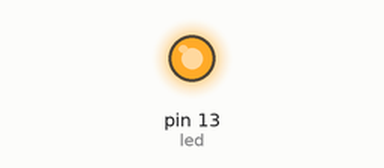
The sketch below on a simulated Arduino Uno, built with avr-gcc and run on an emulated ATmega328P. On the bench: output pins drawn as LEDs (lit = HIGH).

Above: at 0.2 s.
At 4.4 s:
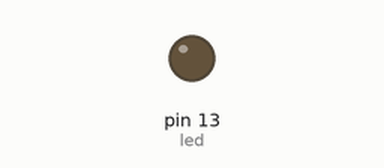
Timing chart, 0 to 5.8 s (numbered marks = the images above):
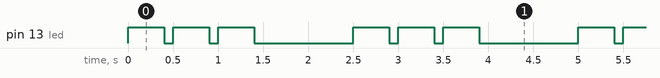

Measured:
- by itself, pin 13 (led): repeats every 2.5 s: 2 × (LOW 0.10 s, HIGH 0.40 s), LOW 1.1 s, HIGH 0.40 s
- by itself, everything shown: repeats every 2.5 s, in 6 steps

The sketch:

led_pz1.ino
```cpp
// Скетч использует 1016 байт (3%) памяти устройства. Всего доступно 32256 байт.
// Глобальные переменные используют 9 байт (0%) динамической памяти, оставляя 2039 байт для локальных переменных. Максимум: 2048 байт.

const int led = 13;
const int S = 400;
const int P = 100;

void setup() {
  pinMode(led, OUTPUT);
}

void loop() {
  digitalWrite(led, HIGH);
  delay(S);
  digitalWrite(led, LOW);
  delay(P);
  digitalWrite(led, HIGH);
  delay(S);
  digitalWrite(led, LOW);
  delay(P);
  digitalWrite(led, HIGH);
  delay(S);
  digitalWrite(led, LOW);
  delay(P);
  delay(1000);
}
```
